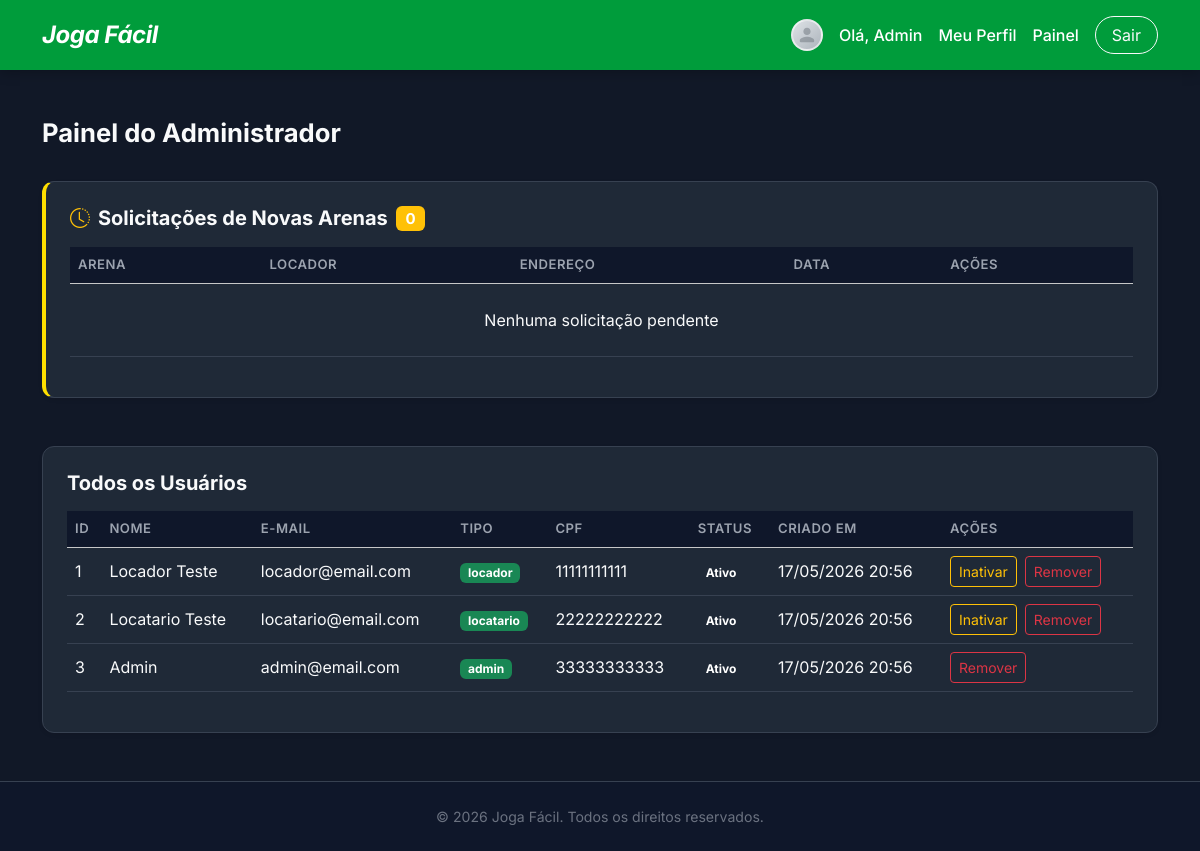
Page /pages/dashboardAdmin.php (signed in) on the committed database.
### tables this page shows
CREATE TABLE IF NOT EXISTS usuarios (
    id         INT AUTO_INCREMENT PRIMARY KEY,
    nome       VARCHAR(100)  NOT NULL,
    email      VARCHAR(150)  NOT NULL UNIQUE,
    senha      VARCHAR(255)  NOT NULL,
    tipo       ENUM('locador','locatario','gerente','admin') NOT NULL DEFAULT 'locatario',
    cpf        VARCHAR(14)   DEFAULT NULL UNIQUE,
    status     ENUM('ativo', 'inativo') NOT NULL DEFAULT 'ativo',
    Inativo_motivo VARCHAR(500) DEFAULT NULL,
    foto_perfil VARCHAR(255)  DEFAULT NULL,
    created_at   TIMESTAMP     DEFAULT CURRENT_TIMESTAMP
);

### crud/readQuadras.php (called while the page is built, shortened)
<?php
function getAllPendingQuadras(): array {
    $pdo = getDbConnection();
    $stmt = $pdo->prepare("SELECT q.*, u.nome as locador_nome FROM quadras q JOIN usuarios u ON q.locador_id = u.id WHERE q.status = 'pendente' ORDER BY q.created_at ASC");
    $stmt->execute();
    return $stmt->fetchAll(PDO::FETCH_ASSOC);
}

### crud/readUsuarios.php (called while the page is built, shortened)
<?php
function readAllUsuarios(): array {
    $pdo        = getDbConnection();
    $selectStmt = $pdo->query("SELECT id, nome, email, tipo, cpf, foto_perfil, status, inativo_motivo, created_at FROM usuarios ORDER BY created_at DESC");
    return $selectStmt->fetchAll();
}

### pages/dashboardAdmin.php (the view, shortened to what this page needs)
<?php
require_once __DIR__ . '/../crud/readUsuarios.php';
require_once __DIR__ . '/../crud/readQuadras.php';
$csrfToken       = generateCsrfToken();
$allUsers        = readAllUsuarios();
$pendingArenas   = getAllPendingQuadras();
?>
<!DOCTYPE html>
<html lang="pt-BR">
<head>
    <?php $pageTitle = 'Painel do Administrador – Joga Fácil'; include __DIR__ . '/../includes/headTag.php'; ?>
</head>
<body class="d-flex flex-column min-vh-100">
<?php include __DIR__ . '/../includes/header.php'; ?>
<main class="flex-grow-1 container py-5">
    <div class="d-flex justify-content-between align-items-center mb-4">
        <h2 class="dashboardTitle fw-bold">Painel do Administrador</h2>
    </div>
    <div class="card border-0 shadow-sm p-4 mb-5 dashboardCard" style="border-left: 4px solid var(--amareloOuro) !important;">
        <h5 class="fw-bold mb-3 d-flex align-items-center">
            <i class="bi bi-clock-history me-2 text-warning"></i>
            Solicitações de Novas Arenas
            <span class="badge bg-warning ms-2"><?= count($pendingArenas) ?></span>
        </h5>
        <div class="table-responsive">
            <table class="table dashboardTable table-hover align-middle">
                <thead class="table-light">
                    <tr>
                        <th>Arena</th>
                        <th>Locador</th>
                        <th>Endereço</th>
                        <th>Data</th>
                        <th>Ações</th>
                    </tr>
                </thead>
                <tbody>
                    <?php if (empty($pendingArenas)): ?>
                        <tr><td colspan="5" class="text-center py-4">Nenhuma solicitação pendente</td></tr>
                    <?php endif; ?>
                </tbody>
            </table>
        </div>
    </div>
    <div class="card border-0 shadow-sm p-4 dashboardCard">
        <h5 class="fw-bold mb-3">Todos os Usuários</h5>
        <div class="table-responsive">
            <table class="table dashboardTable table-hover align-middle">
                <thead class="table-light">
                    <tr>
                        <th>ID</th>
                        <th>Nome</th>
                        <th>E-mail</th>
                        <th>Tipo</th>
                        <th>CPF</th>
                        <th>Status</th>
                        <th>Criado em</th>
                        <th>Ações</th>
                    </tr>
                </thead>
                <tbody>
                    <?php if (empty($allUsers)): ?>
                        <tr><td colspan="8" class="text-center">Nenhum usuário cadastrado</td></tr>
                    <?php else: ?>
                        <?php foreach ($allUsers as $userRow): ?>
                        <?php $estaInativo = $userRow['status'] === 'inativo'; ?>
                        <tr class="<?= $estaInativo ? 'usuarioInativoRow' : '' ?>">
                            <td><?= $userRow['id'] ?></td>
                            <td><?= htmlspecialchars($userRow['nome']) ?></td>
                            <td><?= htmlspecialchars($userRow['email']) ?></td>
                            <td><span class="badge bg-success"><?= $userRow['tipo'] ?></span></td>
                            <td><?= $userRow['cpf'] ?? '—' ?></td>
                            <td>
                                <?php if ($estaInativo): ?>
                                    <span class="badge statusBadgeInativo">Inativo</span>
                                <?php else: ?>
                                    <span class="badge statusBadgeAtivo">Ativo</span>
                                <?php endif; ?>
                            </td>
                            <td><?= date('d/m/Y H:i', strtotime($userRow['created_at'])) ?></td>
                            <td>
                                <div class="d-flex gap-2">
                                    <?php if ($userRow['tipo'] !== 'admin'): ?>
                                        <?php if ($estaInativo): ?>
                                            <form action="../crud/updateUsuarioStatus.php" method="POST" class="d-inline">
                                                <input type="hidden" name="csrfToken"  value="<?= $csrfToken ?>">
                                                <input type="hidden" name="id"         value="<?= $userRow['id'] ?>">
                                                <input type="hidden" name="novoStatus" value="ativo">
                                                <button type="submit" class="btn btn-sm btn-outline-success"
                                                        onclick="return confirm('Reativar a conta de <?= htmlspecialchars($userRow['nome'], ENT_QUOTES) ?>?')">
                                                    Ativar
                                                </button>
                                            </form>
                                        <?php else: ?>
                                            <button type="button"
                                                    class="btn btn-sm btn-outline-warning inativarBtn"
                                                    data-id="<?= $userRow['id'] ?>"
                                                    data-nome="<?= htmlspecialchars($userRow['nome'], ENT_QUOTES) ?>"
                                                    data-bs-toggle="modal"
                                                    data-bs-target="#modalInativarUsuario">
                                                Inativar
                                            </button>
                                        <?php endif; ?>
                                    <?php endif; ?>
                                    <form action="../crud/deleteUsuario.php" method="POST" class="d-inline deleteForm">
                                        <button type="submit" class="btn btn-sm btn-outline-danger">Remover</button>
                                    </form>
                                </div>
                            </td>
                        </tr>
                        <?php endforeach; ?>
                    <?php endif; ?>
                </tbody>
            </table>
        </div>
    </div>
</main>
<?php include __DIR__ . '/../includes/footer.php'; ?>
</body>
</html>

### includes/headTag.php (shortened to what this page needs)
<?php
$assetUrl = (strpos($_SERVER['SCRIPT_NAME'], '/pages/') !== false || strpos($_SERVER['SCRIPT_NAME'], '/crud/') !== false) ? '../' : './';
?>
<link href="https://cdn.jsdelivr.net/npm/bootstrap@5.3.2/dist/css/bootstrap.min.css" rel="stylesheet">
<link rel="stylesheet" href="https://cdn.jsdelivr.net/npm/bootstrap-icons@1.11.3/font/bootstrap-icons.min.css">
<link href="<?= $assetUrl ?>assets/css/customStyles.css" rel="stylesheet">

### includes/header.php (shortened to what this page needs)
<?php
$baseUrl = (strpos($_SERVER['SCRIPT_NAME'], '/pages/') !== false || strpos($_SERVER['SCRIPT_NAME'], '/crud/') !== false) ? '../' : './';
?>
<header class="mainHeader customGreenBg py-3">
    <div class="container d-flex justify-content-between align-items-center">
        <a href="<?= $baseUrl ?>index.php" class="text-decoration-none">
            <h2 class="logoTitle text-white m-0 fst-italic fw-bold">Joga Fácil</h2>
        </a>
        <nav class="authNav d-flex align-items-center gap-3">
            <?php if (isset($_SESSION['usuarioLogado'])): ?>
                <?php
                    $headerFoto = $_SESSION['usuarioFoto'] ?? null;
                    $headerFotoUrl = $headerFoto ? $baseUrl . 'assets/uploads/perfil/' . htmlspecialchars($headerFoto) : null;
                ?>
                <?php if ($headerFotoUrl): ?>
                    <img src="<?= $headerFotoUrl ?>" alt="Avatar" class="header-avatar">
                <?php else: ?>
                    <span class="header-avatar-default">
                        <svg viewBox="0 0 24 24" fill="currentColor" color="#6c757d">
                            <path d="M12 12c2.7 0 4.8-2.1 4.8-4.8S14.7 2.4 12 2.4 7.2 4.5 7.2 7.2 9.3 12 12 12zm0 2.4c-3.2 0-9.6 1.6-9.6 4.8v1.2c0 .7.5 1.2 1.2 1.2h16.8c.7 0 1.2-.5 1.2-1.2v-1.2c0-3.2-6.4-4.8-9.6-4.8z"/>
                        </svg>
                    </span>
                <?php endif; ?>
                <span class="text-white fw-medium">Olá, <?= htmlspecialchars($_SESSION['usuarioNome']) ?></span>
                <a href="<?= $baseUrl ?>pages/perfil.php" class="text-white text-decoration-none fw-medium">Meu Perfil</a>
                <?php if ($_SESSION['usuarioTipo'] === 'locador' || $_SESSION['usuarioTipo'] === 'gerente'): ?>
                    <a href="<?= $baseUrl ?>pages/dashboardLocador.php" class="text-white text-decoration-none fw-medium">Painel</a>
                <?php elseif ($_SESSION['usuarioTipo'] === 'admin'): ?>
                    <a href="<?= $baseUrl ?>pages/dashboardAdmin.php" class="text-white text-decoration-none fw-medium">Painel</a>
                <?php endif; ?>
                <a href="<?= $baseUrl ?>pages/logout.php" class="btn btn-outline-light rounded-pill px-3">Sair</a>
            <?php else: ?>
                <a href="<?= $baseUrl ?>pages/escolherLogin.php" class="text-white text-decoration-none fw-medium">Entrar</a>
                <a href="<?= $baseUrl ?>pages/escolherCadastro.php" class="btn btn-warning fw-bold text-dark rounded-pill px-4 shadow-sm customYellowBtn">Cadastre-se</a>
            <?php endif; ?>
        </nav>
    </div>
</header>

### includes/footer.php (shortened to what this page needs)
<footer class="mainFooter bg-dark text-white text-center py-4 mt-auto">
    <div class="container">
        <p class="mb-0 footerText">&copy; <?php echo date('Y'); ?> Joga Fácil. Todos os direitos reservados.</p>
    </div>
</footer>

### assets/css/components/tokens.css (style rules this page uses)
:root { --verdeBandeira: #009c3b; --verdeEscuro: #006425; --amareloOuro: #FFDF00; --amareloClaro: #FFEE66; --bgMain: #111827; --bgCard: #1f2937; --bgCardBorder: #374151; --bgSection: #0f172a; --textPrimary: #f9fafb; --textSecondary: #9ca3af; --textMuted: #6b7280; --radiusSm: 8px; --radiusMd: 12px; --radiusLg: 16px; --radiusXl: 24px; --shadowCard: 0 4px 20px rgba(0, 0, 0, 0.35); --transition: all 0.25s ease; }

### assets/css/components/global.css (style rules this page uses)
*, *::before, *::after { box-sizing: border-box; }
html { font-size: 16px; }
body { font-family: 'Inter', system-ui, -apple-system, sans-serif; background-color: var(--bgMain) !important; color: var(--textPrimary) !important; display: flex; flex-direction: column; min-height: 100vh; margin: 0; }

### assets/css/components/navbar.css (style rules this page uses)
.mainHeader { background-color: var(--verdeBandeira) !important; box-shadow: 0 2px 12px rgba(0, 0, 0, 0.25); }
.logoTitle { font-size: 1.5rem; letter-spacing: -0.5px; color: #ffffff !important; }

### assets/css/components/dashboard.css (style rules this page uses)
.dashboardCard { background-color: var(--bgCard) !important; border: 1px solid var(--bgCardBorder) !important; border-radius: var(--radiusMd) !important; color: var(--textPrimary) !important; }
.dashboardTitle { font-size: 1.6rem; color: var(--textPrimary); }
.dashboardTable th { font-weight: 600; color: var(--textSecondary); font-size: 0.82rem; text-transform: uppercase; letter-spacing: 0.5px; background-color: var(--bgSection) !important; }
.dashboardTable td { color: var(--textPrimary); background-color: var(--bgCard) !important; border-color: var(--bgCardBorder) !important; }

### assets/css/components/footer.css (style rules this page uses)
.mainFooter { background-color: var(--bgSection) !important; border-top: 1px solid var(--bgCardBorder); margin-top: auto; }
.footerText { color: var(--textMuted); font-size: 0.88rem; }

### assets/css/components/perfil.css (style rules this page uses)
.header-avatar-default { width: 32px; height: 32px; border-radius: 50%; background: linear-gradient(135deg, #dee2e6, #adb5bd); border: 2px solid rgba(255, 255, 255, 0.6); display: inline-flex; align-items: center; justify-content: center; transition: border-color 0.2s ease, transform 0.2s ease; overflow: hidden; }
.header-avatar-default svg { width: 18px; height: 18px; opacity: 0.5; }

### rows in the picture
usuarios: id "1", nome "Locador Teste", email "locador@email.com", tipo "locador", cpf "11111111111", status "Ativo", created_at "17/05/2026 20:56"
usuarios: id "2", nome "Locatario Teste", email "locatario@email.com", tipo "locatario", cpf "22222222222", status "Ativo", created_at "17/05/2026 20:56"
usuarios: id "3", nome "Admin", email "admin@email.com", tipo "admin", cpf "33333333333", status "Ativo", created_at "17/05/2026 20:56"

### other values in the picture
$_SESSION['usuarioNome'] "Admin"
count($pendingArenas) "0"
